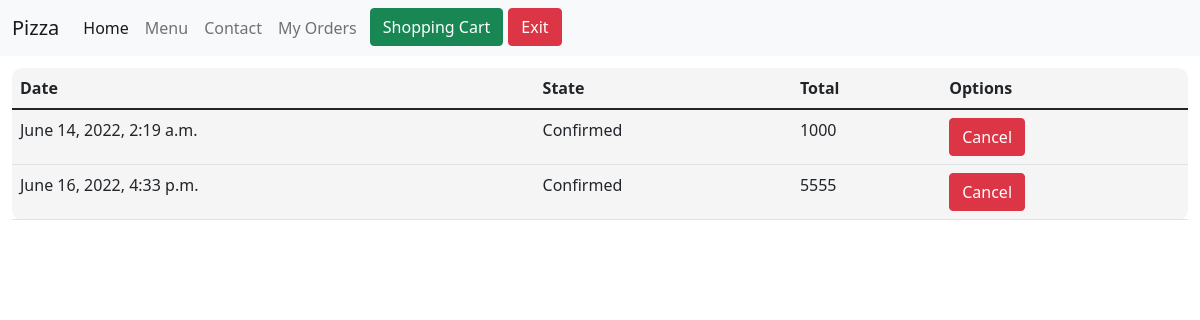
The page /my_ordens (signed in) on the database its author committed.
### Pizza/models.py (models this page shows, shortened)
class Orden(models.Model):
    id_orden=models.AutoField(primary_key=True)
    id_user=models.ForeignKey(User,on_delete=models.CASCADE)#Una orden es hecha por un usuario
    orden_date=models.DateTimeField(auto_now=True)
    state=models.ForeignKey(State,on_delete=models.CASCADE)#cada orden puede tener un estado
    Total=models.IntegerField()

class State(models.Model):
    id_state=models.AutoField(primary_key=True)
    state=models.CharField(max_length=10)
    def __str__(self):
        return f'{self.state}'

### Pizza/views.py (the view)
# urls.py: path('my_ordens', views.my_ordens,name='my_ordens'),
def my_ordens(request):
    user_id=get_current_user_id(request)#pasamos el objeto request como parámetro
    data=get_order_by_user(user_id)
    return render(request,'my_ordens.html',data)

### Pizza/views.py (called while the page is built)
def get_current_user_id(request):
    current_user = request.user
    return current_user.id

def get_order_by_user(id_user):
    data={
        'ordens':Orden.objects.filter(id_user=id_user)
    }
    return data

### Pizza/templates/my_ordens.html (shortened to what this page needs)
{% extends "layout.html" %}
{% block content %}
{% load static %}
<link rel="stylesheet" href="{% static 'css/menu.css' %}">
<div id="menu_container" style="padding: 1%;">
    <table class="table" style="border-radius: 10px;">
        <thead>
          <tr>
            <th scope="col">Date</th>
            <th scope="col">State</th>
            <th scope="col">Total</th>
            <th scope="col">Options</th>
          </tr>
        </thead>
        <tbody>
             {% for orden in ordens %}
              <tr>
                <td>{{ orden.orden_date}}</td>
                <td>{{ orden.state }}</td>
                <td>{{ orden.Total }}</td>
                <td><button type="submit" class="btn btn-danger">Cancel</button></td>
              </tr>
             {% endfor %}
        </tbody>
      </table>
</div>
{% endblock %}

### Pizza/static/css/layout.css (style rules this page uses)
body { background-color: red; }

### Pizza/static/css/menu.css (style rules this page uses)
body table { align-items: center; justify-content: center; padding: 1%; background-color: whitesmoke; }

### rows shown on the page
Orden: orden_date "June 14, 2022, 2:19 a.m.", state "Confirmed", Total "1000"
Orden: orden_date "June 16, 2022, 4:33 p.m.", state "Confirmed", Total "5555"
